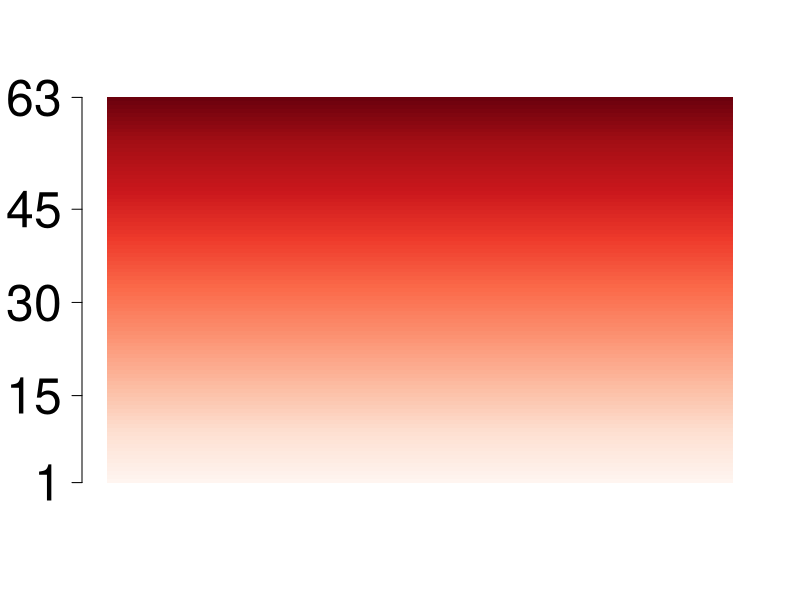
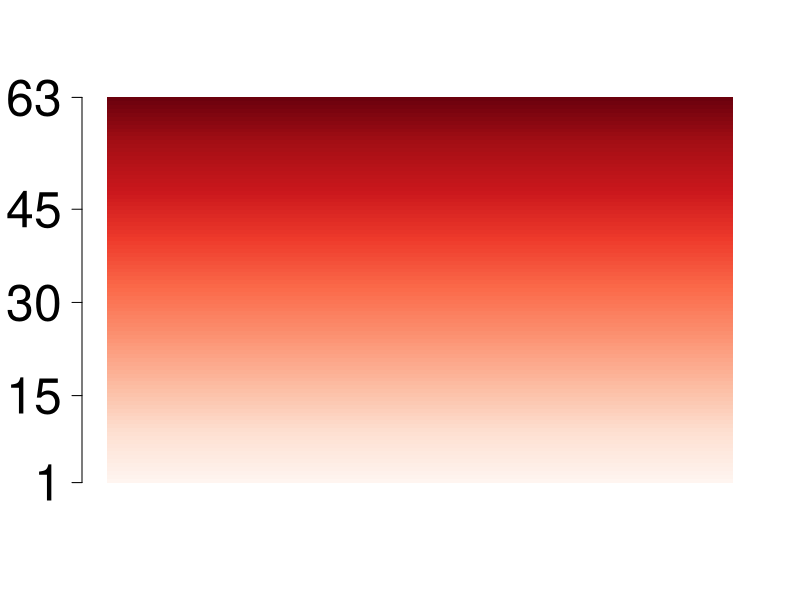
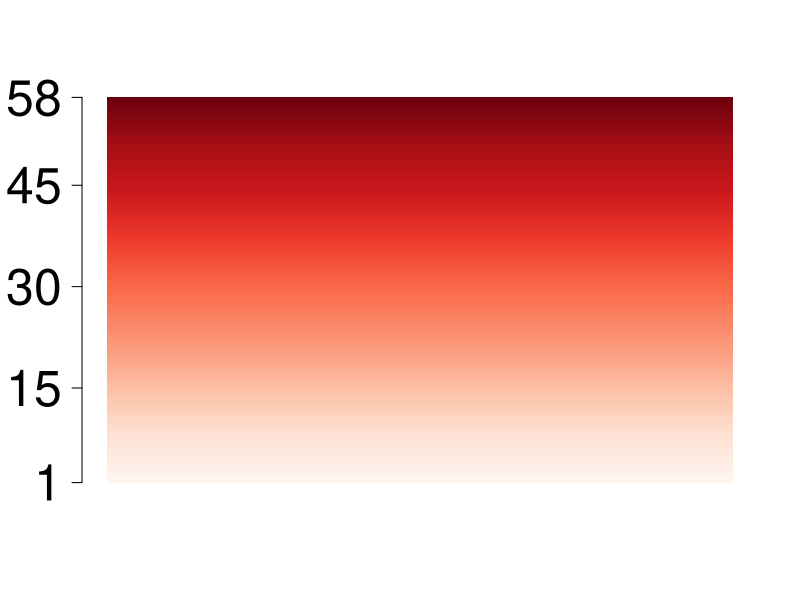
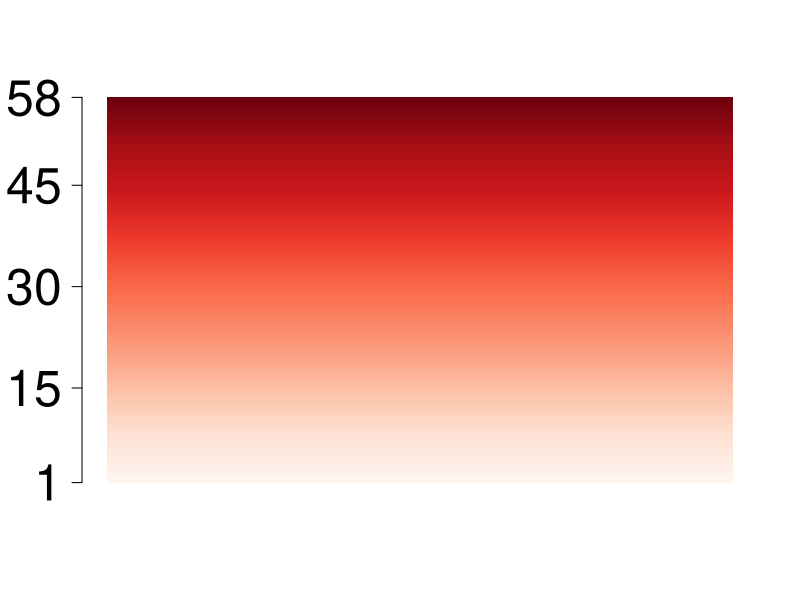
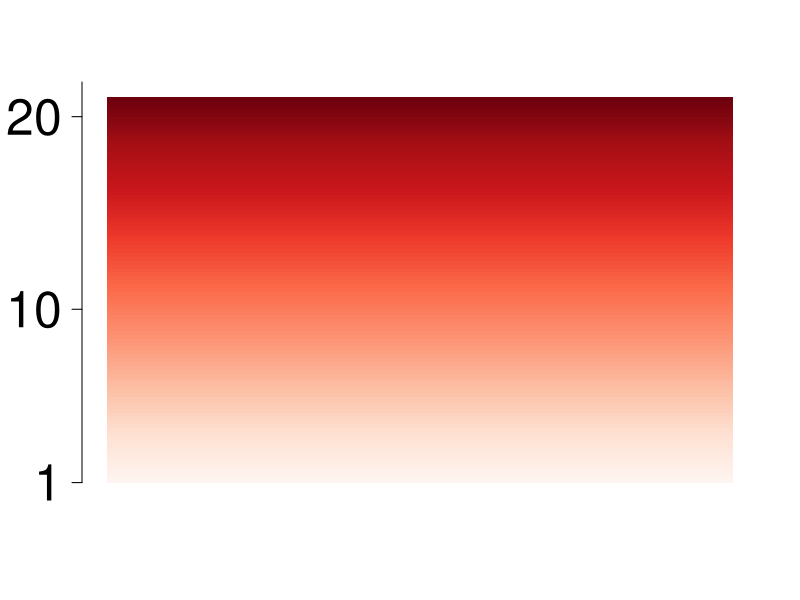
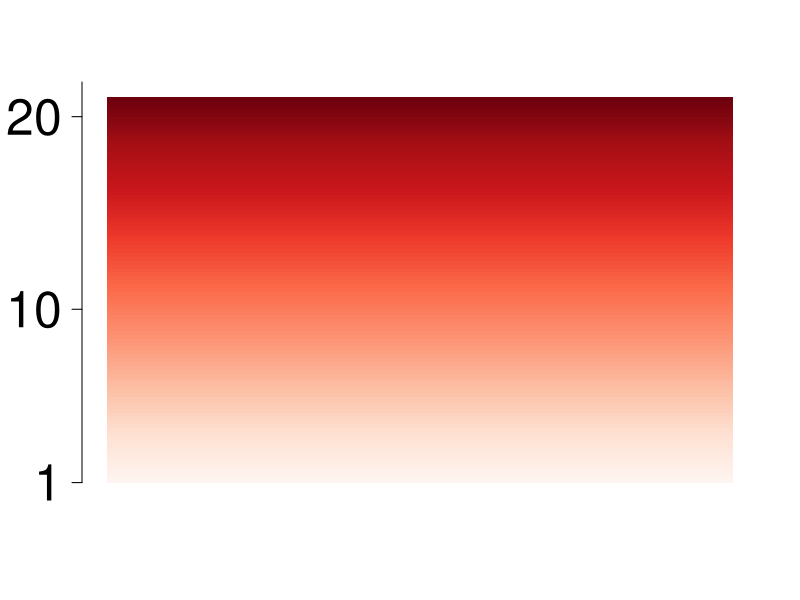
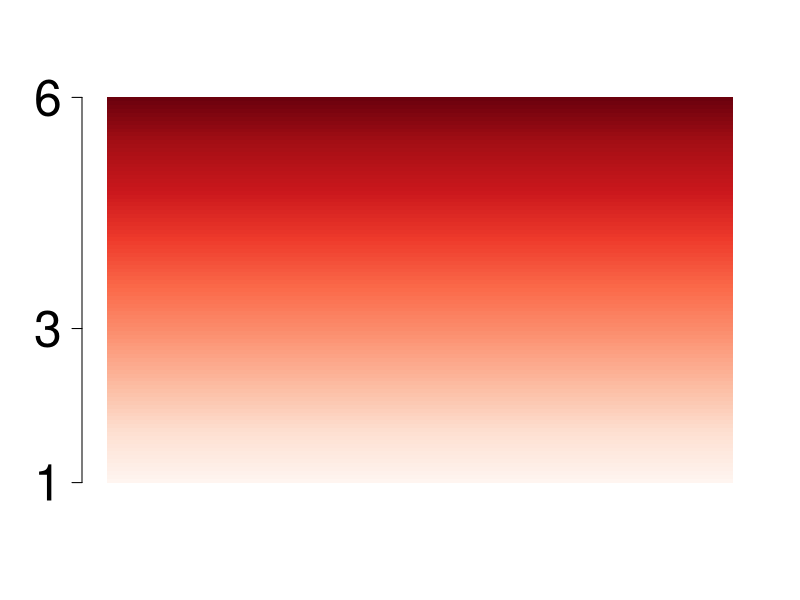
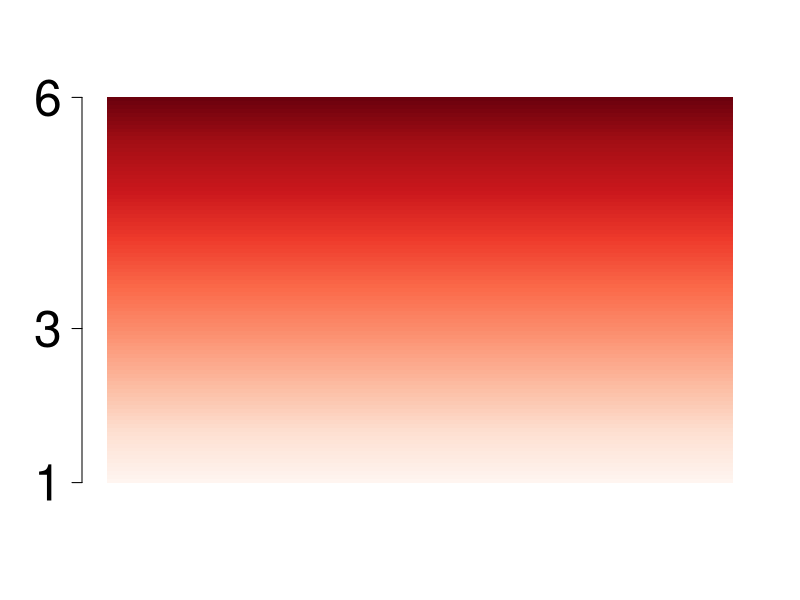

Write the R code that produced these figures, in order.
#make colour bar for surf and subcort renderings 

# Function to plot color bar
color.bar <- function(lut, min, max=-min, nticks=11, ticks=seq(min, max, len=nticks), title='') {
  scale = (length(lut)-1)/(max-min)
 # dev.new(width=1.75, height=5)
  plot(c(0,10), c(min,max), type='n', bty='n', xaxt='n', xlab='', yaxt='n', ylab='', main=title)
  axis(2, ticks, las=1, cex.axis=3)
  for (i in 1:(length(lut)-1)) {
    y = (i-1)/scale + min
    rect(0,y,10,y+1/scale, col=lut[i], border=NA)
  }
}

library(RColorBrewer)
list(color = brewer.pal(9, "Reds"))
max.val <- c(63, 63, 58, 58, 21, 21, 6, 6, 21, 21, 12, 12, 5, 5)
ticks <- list(c(1, 15, 30, 45, 63), 
              c(1, 15, 30, 45, 63),
              c(1, 15, 30, 45, 58), 
              c(1, 15, 30, 45, 58), 
              c(1,10,20,30,41),
              c(1,10,20,30,41),
              c(1,3,6),
              c(1,3,6),
              c(1,5,10,15,21),             
              c(1,5,10,15,21),
              c(1,5,12),
              c(1,5,12),
              c(1,3,5),
              c(1,3,5))

setwd("~/Dropbox/Sid/R_files/STAGES_fmri/output/surfaces/colourbars/")
for (m in 1:length(max.val)){
  tiff(filename = paste0("colourbar_",m,".tiff"), width = 150, height = 600)
  color.bar(lut = colorRampPalette(c("#FFF5F0", "#FEE0D2", "#FCBBA1", "#FC9272", "#FB6A4A", "#EF3B2C", "#CB181D", "#A50F15", "#67000D"))(100), 
            min = 1, 
            max = max.val[m], 
            ticks = ticks[[m]])
  dev.off()
}



